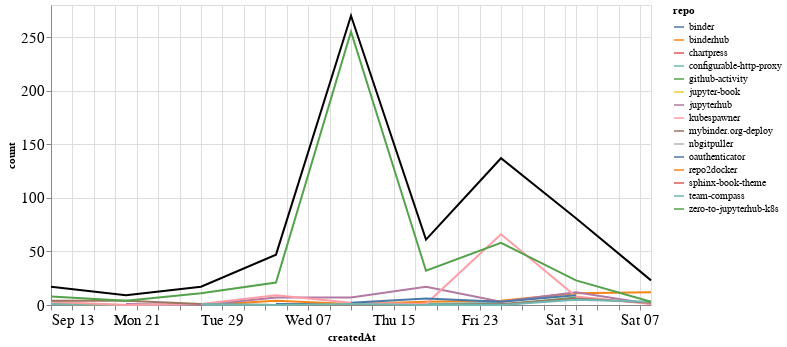

Notebook code cell kept with this figure:
### Markdown cell above
## Comments

### Code cell
comments_time = comments.groupby('repo').resample('W', on='createdAt').count()['author'].reset_index()
comments_time = comments_time.rename(columns={'author': 'count'})
comments_time_total = comments_time.groupby('createdAt').agg({"count": "sum"}).reset_index()
ch1 = alt.Chart(comments_time, width=600).mark_line().encode(
    x='createdAt',
    y='count',
    color='repo',
    tooltip="repo"
)

ch2 = alt.Chart(comments_time_total, width=600).mark_line(color="black").encode(
    x='createdAt',
    y='count',
)

ch1 + ch2

### Figure 1 — Vega-Lite specification as saved in the notebook (floating-point values rounded to 4 significant figures)
{"config": {"axisLeft": {"labelFontSize": 15}, "axisBottom": {"labelFontSize": 15}}, "layer": [{"data": {"name": "data-bbe57bce0e373ae263c82257e16535b3"}, "mark": "line", "encoding": {"color": {"type": "nominal", "field": "repo"}, "tooltip": {"type": "nominal", "field": "repo"}, "x": {"type": "temporal", "field": "createdAt"}, "y": {"type": "quantitative", "field": "count"}}, "width": 600}, {"data": {"name": "data-fa70fa934af63194492b851bc6966e7d"}, "mark": {"type": "line", "color": "black"}, "encoding": {"x": {"type": "temporal", "field": "createdAt"}, "y": {"type": "quantitative", "field": "count"}}, "width": 600}], "$schema": "https://vega.github.io/schema/vega-lite/v4.8.1.json", "datasets": {"data-bbe57bce0e373ae263c82257e16535b3": [{"repo": "binder", "createdAt": "2020-10-04T00:00:00", "count": 1}, {"repo": "binder", "createdAt": "2020-10-11T00:00:00", "count": 1}, {"repo": "binder", "createdAt": "2020-10-18T00:00:00", "count": 1}, {"repo": "binderhub", "createdAt": "2020-09-13T00:00:00", "count": 1}, {"repo": "binderhub", "createdAt": "2020-09-20T00:00:00", "count": 0}, {"repo": "binderhub", "createdAt": "2020-09-27T00:00:00", "count": 0}, {"repo": "binderhub", "createdAt": "2020-10-04T00:00:00", "count": 4}, {"repo": "binderhub", "createdAt": "2020-10-11T00:00:00", "count": 1}, {"repo": "binderhub", "createdAt": "2020-10-18T00:00:00", "count": 3}, {"repo": "binderhub", "createdAt": "2020-10-25T00:00:00", "count": 4}, {"repo": "binderhub", "createdAt": "2020-11-01T00:00:00", "count": 11}, {"repo": "binderhub", "createdAt": "2020-11-08T00:00:00", "count": 12}, {"repo": "chartpress", "createdAt": "2020-11-08T00:00:00", "count": 1}, {"repo": "configurable-http-proxy", "createdAt": "2020-09-13T00:00:00", "count": 1}, {"repo": "configurable-http-proxy", "createdAt": "2020-09-20T00:00:00", "count": 0}, {"repo": "configurable-http-proxy", "createdAt": "2020-09-27T00:00:00", "count": 0}, {"repo": "configurable-http-proxy", "createdAt": "2020-10-04T00:00:00", "count": 0}, {"repo": "configurable-http-proxy", "createdAt": "2020-10-11T00:00:00", "count": 0}, {"repo": "configurable-http-proxy", "createdAt": "2020-10-18T00:00:00", "count": 1}, {"repo": "configurable-http-proxy", "createdAt": "2020-10-25T00:00:00", "count": 2}, {"repo": "github-activity", "createdAt": "2020-10-11T00:00:00", "count": 1}, {"repo": "github-activity", "createdAt": "2020-10-18T00:00:00", "count": 0}, {"repo": "github-activity", "createdAt": "2020-10-25T00:00:00", "count": 0}, {"repo": "github-activity", "createdAt": "2020-11-01T00:00:00", "count": 7}, {"repo": "jupyter-book", "createdAt": "2020-10-04T00:00:00", "count": 2}, {"repo": "jupyterhub", "createdAt": "2020-09-20T00:00:00", "count": 1}, {"repo": "jupyterhub", "createdAt": "2020-09-27T00:00:00", "count": 0}, {"repo": "jupyterhub", "createdAt": "2020-10-04T00:00:00", "count": 7}, {"repo": "jupyterhub", "createdAt": "2020-10-11T00:00:00", "count": 7}, {"repo": "jupyterhub", "createdAt": "2020-10-18T00:00:00", "count": 17}, {"repo": "jupyterhub", "createdAt": "2020-10-25T00:00:00", "count": 3}, {"repo": "jupyterhub", "createdAt": "2020-11-01T00:00:00", "count": 12}, {"repo": "jupyterhub", "createdAt": "2020-11-08T00:00:00", "count": 1}, {"repo": "kubespawner", "createdAt": "2020-09-13T00:00:00", "count": 3}, {"repo": "kubespawner", "createdAt": "2020-09-20T00:00:00", "count": 0}, {"repo": "kubespawner", "createdAt": "2020-09-27T00:00:00", "count": 1}, {"repo": "kubespawner", "createdAt": "2020-10-04T00:00:00", "count": 9}, {"repo": "kubespawner", "createdAt": "2020-10-11T00:00:00", "count": 2}, {"repo": "kubespawner", "createdAt": "2020-10-18T00:00:00", "count": 1}, {"repo": "kubespawner", "createdAt": "2020-10-25T00:00:00", "count": 66}, {"repo": "kubespawner", "createdAt": "2020-11-01T00:00:00", "count": 8}, {"repo": "kubespawner", "createdAt": "2020-11-08T00:00:00", "count": 1}, {"repo": "mybinder.org-deploy", "createdAt": "2020-09-13T00:00:00", "count": 4}, {"repo": "mybinder.org-deploy", "createdAt": "2020-09-20T00:00:00", "count": 4}, {"repo": "mybinder.org-deploy", "createdAt": "2020-09-27T00:00:00", "count": 1}, {"repo": "mybinder.org-deploy", "createdAt": "2020-10-04T00:00:00", "count": 0}, {"repo": "mybinder.org-deploy", "createdAt": "2020-10-11T00:00:00", "count": 0}, {"repo": "mybinder.org-deploy", "createdAt": "2020-10-18T00:00:00", "count": 0}, {"repo": "mybinder.org-deploy", "createdAt": "2020-10-25T00:00:00", "count": 1}, {"repo": "mybinder.org-deploy", "createdAt": "2020-11-01T00:00:00", "count": 6}, {"repo": "mybinder.org-deploy", "createdAt": "2020-11-08T00:00:00", "count": 2}, {"repo": "nbgitpuller", "createdAt": "2020-10-04T00:00:00", "count": 3}, {"repo": "oauthenticator", "createdAt": "2020-10-11T00:00:00", "count": 2}, {"repo": "oauthenticator", "createdAt": "2020-10-18T00:00:00", "count": 6}, {"repo": "oauthenticator", "createdAt": "2020-10-25T00:00:00", "count": 3}, {"repo": "oauthenticator", "createdAt": "2020-11-01T00:00:00", "count": 9}, {"repo": "repo2docker", "createdAt": "2020-09-27T00:00:00", "count": 1}, {"repo": "sphinx-book-theme", "createdAt": "2020-09-27T00:00:00", "count": 2}, {"repo": "team-compass", "createdAt": "2020-09-27T00:00:00", "count": 1}, {"repo": "team-compass", "createdAt": "2020-10-04T00:00:00", "count": 0}, {"repo": "team-compass", "createdAt": "2020-10-11T00:00:00", "count": 1}, {"repo": "team-compass", "createdAt": "2020-10-18T00:00:00", "count": 0}, {"repo": "team-compass", "createdAt": "2020-10-25T00:00:00", "count": 0}, {"repo": "team-compass", "createdAt": "2020-11-01T00:00:00", "count": 5}, {"repo": "team-compass", "createdAt": "2020-11-08T00:00:00", "count": 3}, {"repo": "zero-to-jupyterhub-k8s", "createdAt": "2020-09-13T00:00:00", "count": 8}, {"repo": "zero-to-jupyterhub-k8s", "createdAt": "2020-09-20T00:00:00", "count": 4}, {"repo": "zero-to-jupyterhub-k8s", "createdAt": "2020-09-27T00:00:00", "count": 11}, {"repo": "zero-to-jupyterhub-k8s", "createdAt": "2020-10-04T00:00:00", "count": 21}, {"repo": "zero-to-jupyterhub-k8s", "createdAt": "2020-10-11T00:00:00", "count": 255}, {"repo": "zero-to-jupyterhub-k8s", "createdAt": "2020-10-18T00:00:00", "count": 32}, {"repo": "zero-to-jupyterhub-k8s", "createdAt": "2020-10-25T00:00:00", "count": 58}, {"repo": "zero-to-jupyterhub-k8s", "createdAt": "2020-11-01T00:00:00", "count": 23}, {"repo": "zero-to-jupyterhub-k8s", "createdAt": "2020-11-08T00:00:00", "count": 3}], "data-fa70fa934af63194492b851bc6966e7d": [{"createdAt": "2020-09-13T00:00:00", "count": 17}, {"createdAt": "2020-09-20T00:00:00", "count": 9}, {"createdAt": "2020-09-27T00:00:00", "count": 17}, {"createdAt": "2020-10-04T00:00:00", "count": 47}, {"createdAt": "2020-10-11T00:00:00", "count": 270}, {"createdAt": "2020-10-18T00:00:00", "count": 61}, {"createdAt": "2020-10-25T00:00:00", "count": 137}, {"createdAt": "2020-11-01T00:00:00", "count": 81}, {"createdAt": "2020-11-08T00:00:00", "count": 23}]}}
